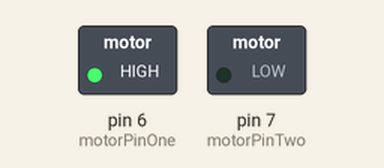
Recording of a sketch running on a simulated Arduino Uno, built with avr-gcc and run on an emulated ATmega328P. Parts: switched loads named in the sketch (green lamp = pin HIGH).

Above: at 1.0 s.
At 5.0 s:
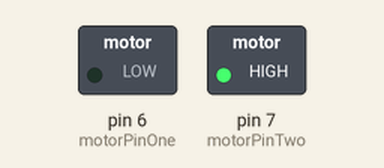
At 7.0 s:
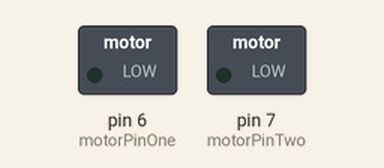
Timing chart, 0 to 10.4 s (numbered marks = the images above):
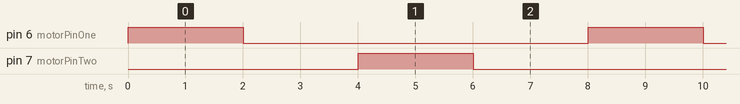

Measured:
- by itself, pin 6 (motorPinOne), pin 7 (motorPinTwo): alternates HIGH for 2.0 s and LOW for 6.0 s
- by itself, everything shown: repeats every 8.0 s, in 4 steps

The sketch:

test-motors-no-driver.ino
```cpp
const int motorPinOne = 6;
const int motorPinTwo = 7;

void setup()
{
  pinMode(6, OUTPUT);
  pinMode(7, OUTPUT);
}

void loop()
{
  digitalWrite(motorPinOne, HIGH);
  digitalWrite(motorPinTwo, LOW);
  delay(2000);

  digitalWrite(motorPinOne, LOW);
  digitalWrite(motorPinTwo, LOW);
  delay(2000);

  digitalWrite(motorPinOne, LOW);
  digitalWrite(motorPinTwo, HIGH);
  delay(2000);

  digitalWrite(motorPinOne, LOW);
  digitalWrite(motorPinTwo, LOW);
  delay(2000);
}
```
